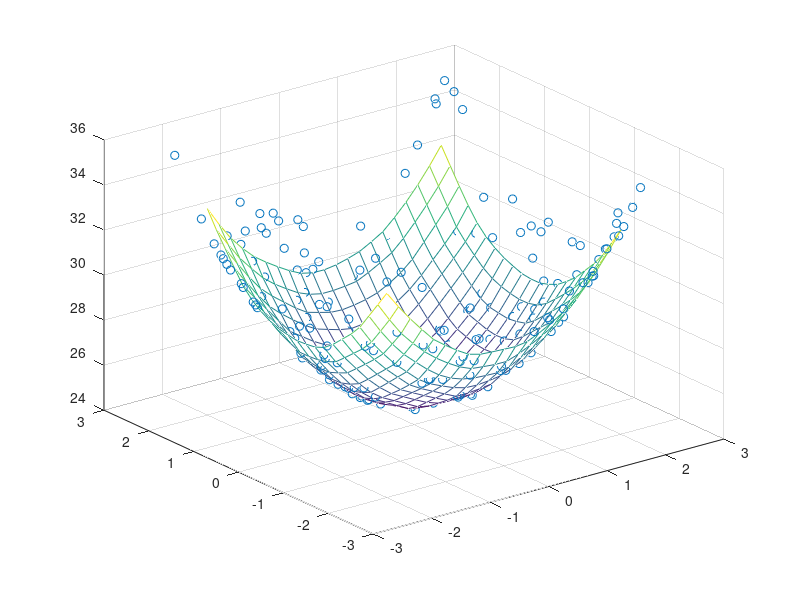

Source code (MATLAB):
% I think this comes from a presentation I found online
% Just a test - it's not an actual script doing something useful

% Interpolate a 2D scattered data set over a uniform grid
xy = -2.5 + 5*gallery('uniformdata',[200 2],0);
x = xy(:,1); y = xy(:,2);
% x = linspace(-2,2,200)'; 
% y = linspace(-2,2,200)';
v = x.^2 + y.^2 + 25;
[xq,yq] = meshgrid(-2:.2:2, -2:.2:2);
vq = griddata(x,y,v,xq,yq);
mesh(xq,yq,vq), hold on, plot3(x,y,v,'o'), hold off


